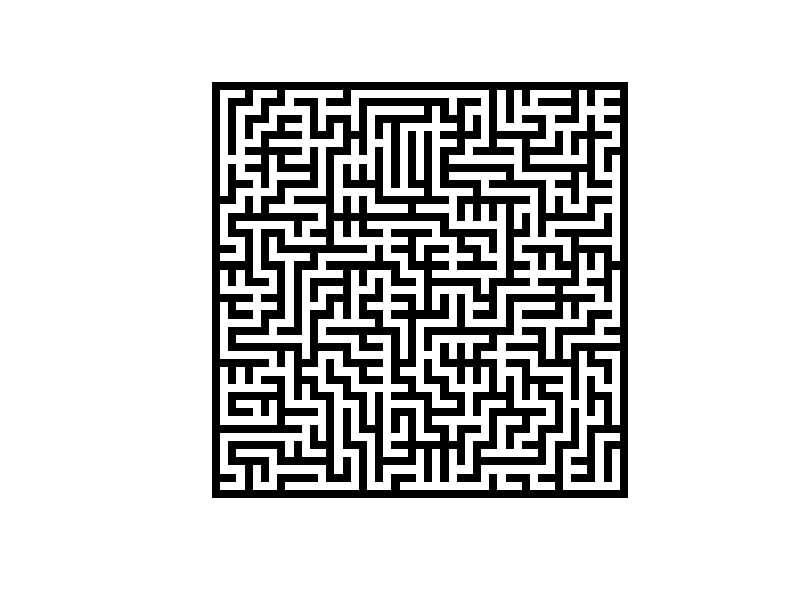

Reproduce this figure in R.
# Dimensões
largura <- 51 # Ímpar
altura <- 51 # Ímpar

# Matriz
m <- matrix(rep(0, largura*altura), nrow = altura)

# Início
atual_i <- altura - 1
atual_j <- 2
m[atual_i, atual_j] <- 1

# Estratégias
Trocar_origem <- T # Quando encontra uma quina, muda o centro das ramificações para aquela quina
origem_i <- altura-1
origem_j <- 2

# Trash variables
Move <- c(0, 0)
Counts <- 0
DoCount = T
Exp <- 3
CountExp <- 0

# S T A R T

repeat{

  # Counts
  if(DoCount){
    Counts <- Counts + 1
    if(Counts >= 10^Exp){
      atual_i <- origem_i
      atual_j <- origem_j
      Counts <- 0
    }
    CountExp <- CountExp + 1
    if(CountExp >= 10){
      CountExp <- 0
      Exp <- Exp + 1
    }
  }
  
  if(Trocar_origem){
    # Trocar origem, quando chegar na quina oposta
    if(atual_i == 2 && atual_j == largura-1){
      origem_i <- atual_i
      origem_j <- atual_j
    }
  }
  
  # Checar se o quadro já foi concluído
  if(sum(m==1)==((largura-1)/2)*((altura-1)/2)){
    break
  }
  # Movimento
  cimabaixo <- sample(c(-2,2), 1, prob = c(1,1))
  esquerdir <- sample(c(-2,2), 1, prob = c(1,1))
  
  # Escolher entre eixos para decidir o movimento
  horizvert <- sample(c("horiz", "vert"), 1)
  if(horizvert == "horiz"){
    Move[1] <- 0
    Move[2] <- esquerdir
  } else {
    Move[1] <- cimabaixo
    Move[2] <- 0
  }
  
  # Checar se movimento é válido
  # (atual, atual+move, atual+[move/2])
  # (1, 0, 0) OK -> (1, 2, 1)
  # (1, 2, 1) OK -> (1, 2, 1) (opcional: Repeat -> Usado para limiar de Counts curtos)
  # (1, 0, 1) NOT -> repeat
  if((atual_i + Move[1]) %in% 1:altura && (atual_j + Move[2]) %in% 1:largura){
    if(m[(atual_i+Move[1]), (atual_j+Move[2])]==0){
      # (1, 0, 0) OK -> (1, 1, 1)
      m[(atual_i+Move[1]), (atual_j+Move[2])] <- 1
      m[(atual_i+Move[1]/2), (atual_j+Move[2]/2)] <- 2
      atual_i <- atual_i+Move[1]
      atual_j <- atual_j+Move[2]
      next
    } else {
      # (1, 2, 1) OK -> (1, 2, 1) (opcional: Repeat -> Usado para limiar de Counts curtos)
      if(m[(atual_i+Move[1]/2), (atual_j+Move[2]/2)]==2){
        atual_i <- atual_i+Move[1]
        atual_j <- atual_j+Move[2]
        next
      } else {
        # (1, 0, 1) REPEAT
        next
      }
    }
  } else {
    next
  }
}

image(t(apply(m, 2, rev)), asp = altura/largura, axes=FALSE, col = c("black", "white", "white"))


# Print output
if(F){
  m3 <- m
  m3[(2), (2)] <- 3 # Entrada
  m3[largura-1, largura-1] <- 3 # Saída
  png("Impressao6.jpg", width = 1000, height = 1000)
  # 2. Create the plot
  par(mar=c(2,2,2,2)) # Borderless
  image(t(apply(m3, 2, rev)), asp = altura/largura, axes=FALSE, col = c("black", "white", "white", "red"))
  # 3. Close the file
  dev.off()
}

